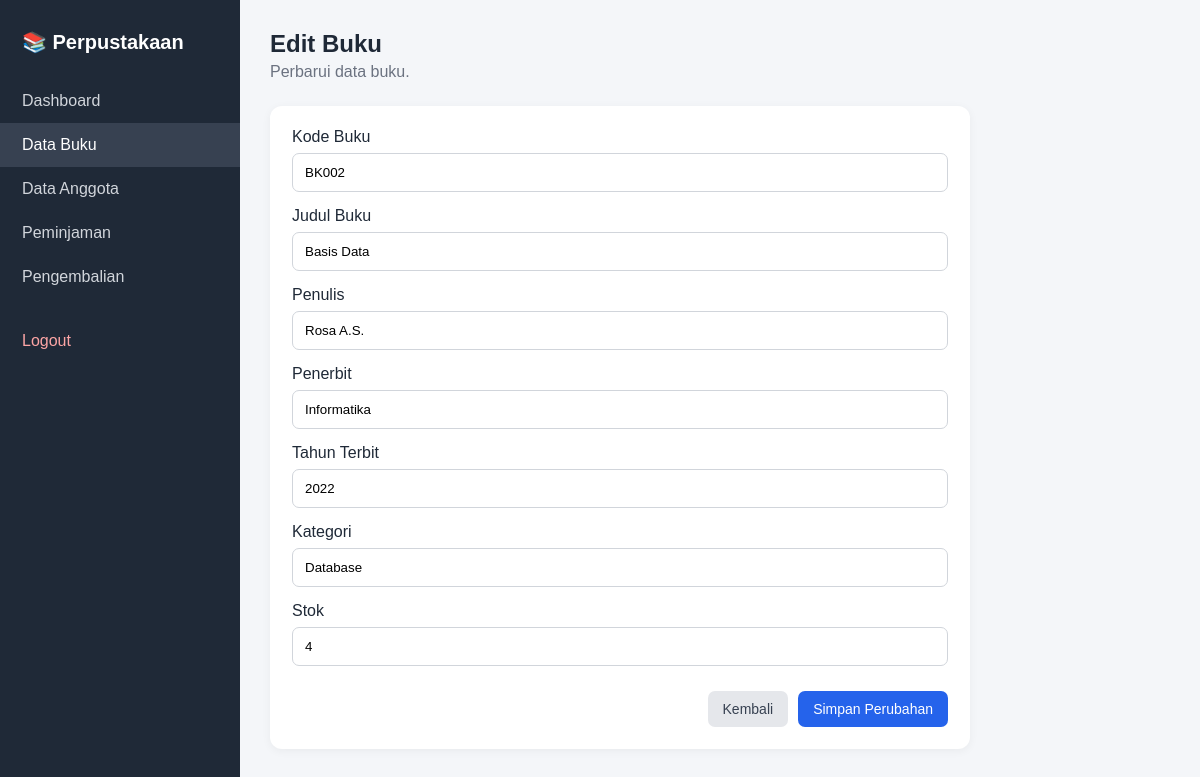
The app's page /buku/edit.php?id=2 (signed in) with its own data.
### tables this page shows
CREATE TABLE buku (
    id INT AUTO_INCREMENT PRIMARY KEY,
    kode_buku VARCHAR(30) NOT NULL UNIQUE,
    judul VARCHAR(150) NOT NULL,
    penulis VARCHAR(100) NOT NULL,
    penerbit VARCHAR(100) NOT NULL,
    tahun_terbit YEAR NOT NULL,
    kategori VARCHAR(100) NOT NULL,
    stok INT NOT NULL DEFAULT 0,
    created_at TIMESTAMP DEFAULT CURRENT_TIMESTAMP
);

### buku/edit.php (the view, shortened to what this page needs)
<?php
include "../koneksi.php";
$id = (int)($_GET['id'] ?? 0);
$stmt = mysqli_prepare($koneksi, "SELECT * FROM buku WHERE id = ?");
mysqli_stmt_bind_param($stmt, "i", $id);
mysqli_stmt_execute($stmt);
$buku = mysqli_fetch_assoc(mysqli_stmt_get_result($stmt));
?>
<!DOCTYPE html>
<html lang="id">
<head><meta charset="UTF-8"><meta name="viewport" content="width=device-width, initial-scale=1.0"><title>Edit Buku</title><link rel="stylesheet" href="../css/style.css"></head>
<body>
<div class="layout">
<aside class="sidebar"><div class="brand">📚 Perpustakaan</div><nav>
<a href="../dashboard.php">Dashboard</a><a class="active" href="index.php">Data Buku</a><a href="../anggota/index.php">Data Anggota</a><a href="../peminjaman/index.php">Peminjaman</a><a href="../pengembalian/index.php">Pengembalian</a><a href="../logout.php" class="logout-link">Logout</a>
</nav></aside>
<main class="main">
<header class="topbar"><div><h2>Edit Buku</h2><p>Perbarui data buku.</p></div></header>
<div class="card form-card">
<form method="post">
<label>Kode Buku</label><input type="text" name="kode_buku" value="<?= htmlspecialchars($buku['kode_buku']) ?>" required>
<label>Judul Buku</label><input type="text" name="judul" value="<?= htmlspecialchars($buku['judul']) ?>" required>
<label>Penulis</label><input type="text" name="penulis" value="<?= htmlspecialchars($buku['penulis']) ?>" required>
<label>Penerbit</label><input type="text" name="penerbit" value="<?= htmlspecialchars($buku['penerbit']) ?>" required>
<label>Tahun Terbit</label><input type="number" name="tahun_terbit" value="<?= $buku['tahun_terbit'] ?>" required>
<label>Kategori</label><input type="text" name="kategori" value="<?= htmlspecialchars($buku['kategori']) ?>" required>
<label>Stok</label><input type="number" name="stok" min="0" value="<?= $buku['stok'] ?>" required>
<div class="form-actions"><a href="index.php" class="btn secondary">Kembali</a><button type="submit" name="simpan" class="btn primary">Simpan Perubahan</button></div>
</form>
</div>
</main>
</div>
</body>
</html>

### css/style.css (style rules this page uses)
* { box-sizing: border-box; }
body { margin: 0; font-family: Arial, Helvetica, sans-serif; background: #f4f6f9; color: #1f2937; }
a { text-decoration: none; color: inherit; }
.layout { display: flex; min-height: 100vh; }
.sidebar { width: 240px; background: #1f2937; color: white; padding: 20px 0; position: fixed; top: 0; bottom: 0; left: 0; }
.brand { font-size: 20px; font-weight: bold; padding: 10px 22px 25px; }
.sidebar nav { display: flex; flex-direction: column; }
.sidebar nav a { padding: 13px 22px; color: #d1d5db; transition: .2s; }
.sidebar nav a:hover, .sidebar nav a.active { background: #374151; color: white; }
.sidebar .logout-link { margin-top: 20px; color: #fca5a5; }
.main { margin-left: 240px; width: calc(100% - 240px); padding: 30px; }
.topbar { display: flex; align-items: center; justify-content: space-between; gap: 20px; margin-bottom: 25px; }
.topbar h2 { margin: 0 0 5px; }
.topbar p { margin: 0; color: #6b7280; }
.card { background: white; border-radius: 12px; padding: 22px; box-shadow: 0 2px 10px rgba(0,0,0,.05); margin-bottom: 20px; }
.btn { display: inline-block; border: none; border-radius: 7px; padding: 10px 15px; cursor: pointer; font-size: 14px; }
.btn.primary { background: #2563eb; color: white; }
.btn.secondary { background: #e5e7eb; color: #374151; }
input, select, textarea { width: 100%; padding: 11px 12px; border: 1px solid #d1d5db; border-radius: 7px; font-family: inherit; margin: 7px 0 15px; outline: none; }
.form-card { max-width: 700px; }
.form-actions { display: flex; justify-content: flex-end; gap: 10px; margin-top: 10px; }

### records on screen
buku: kode_buku "BK002", judul "Basis Data", penulis "Rosa A.S.", penerbit "Informatika", tahun_terbit "2022", kategori "Database", stok "4"
